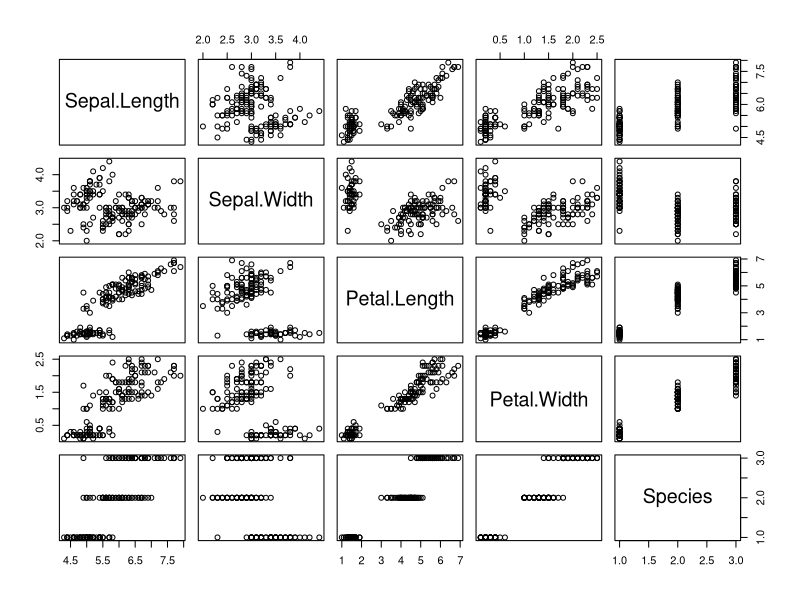
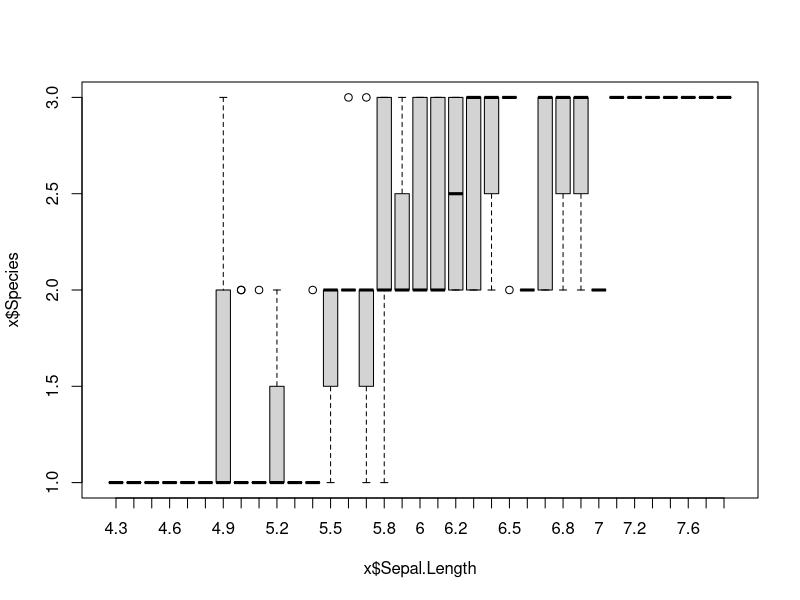
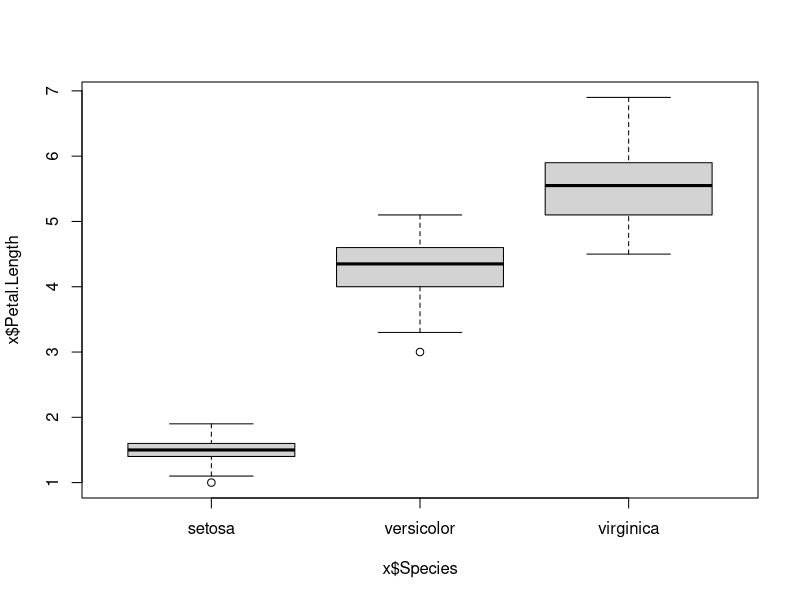
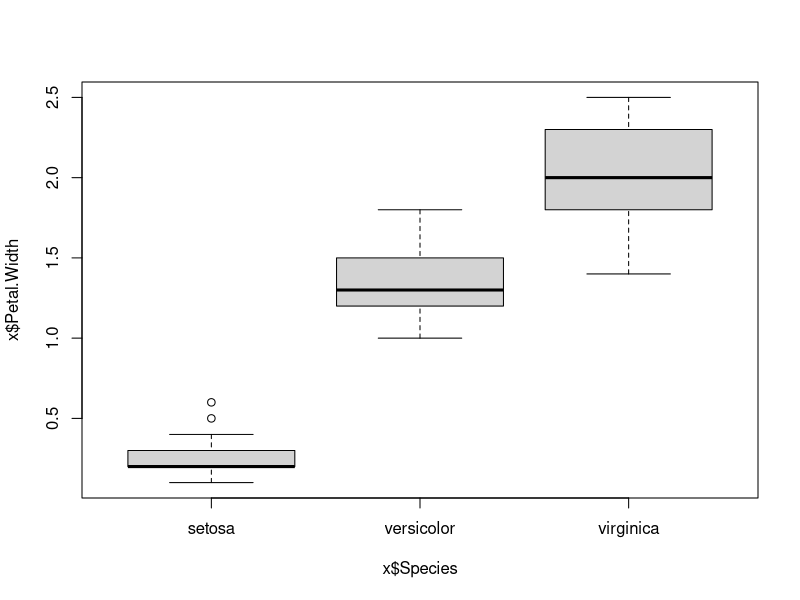

Write the R code that produced these figures, in order. (Note: this script raises an error after producing the figures.)
#plotting in Rstudio
iris
x <- iris
y <- iris3
summary(x)
View(x)
plot(x)
boxplot(x$Species ~ x$Sepal.Length)
boxplot(x$Petal.Length ~ x$Species)
boxplot(x$Petal.Width ~ x$Species)
summary(x$Petal.Width)
barplot(x$Species , x$Sepal.Length)
help("barplot")
x <- iris
barplot(x$Petal.Length, width = 1) # to divide in groups?
hist(x$Sepal.Width)
hist(x$Petal.Length)
plot(x$Petal.Width) #scatter plot
plot(x$Sepal.Length, x$Sepal.Width)

#package for colors
install.packages("RColorBrewer")
library(RColorBrewer)
hist(x$Sepal.Length, col=brewer.pal(8,"Greens"),main="Greens 8 colors")
plot(x$Sepal.Length, col=brewer.pal(8,"Greens"),main="Greens 8 colors")
plot(x$Sepal.Length, col=brewer.pal(8,"Greens"),main="Greens 8 colors")


#plotting with ggplot2
install.packages("ggplot2")
library(ggplot2)
help("ggplot")
x <- iris
ggplot(data = x, aes(x=x$Species, y=x$Sepal.Length, fill=x$Species))+
  geom_boxplot()+
  labs(title = "Bar plot of Iris", x="Species", y="Sepal Length (cm)",
                      fill="Species")

#barplot
ggplot(data = x, aes(x=x$Species, y=x$Sepal.Length, fill=x$Species))+
  geom_bar(position="dodge", stat="identity")+
  facet_wrap(~x$Species)+ 
  labs(title = "Bar plot of Iris", x="Species", y="Sepal Length (cm)",
       fill="Species")



